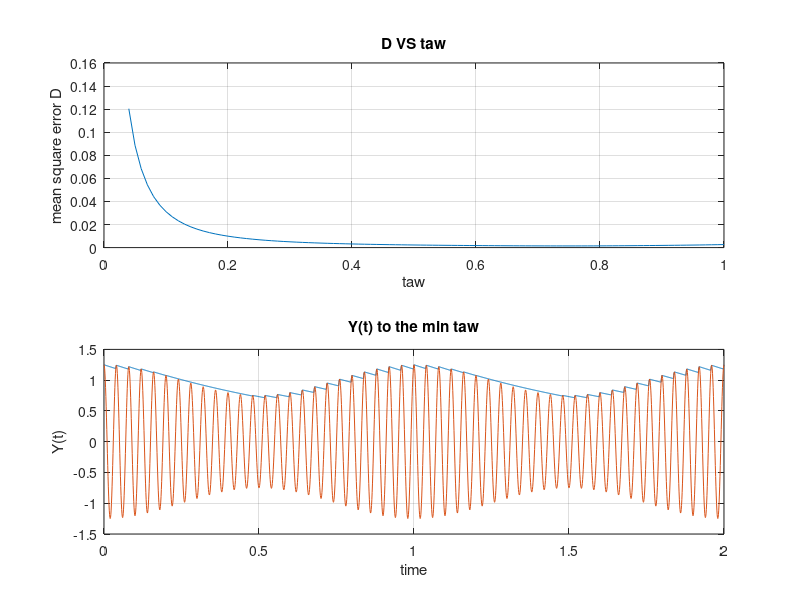

This figure's MATLAB source:
t= 0:0.001:2;
st=1*(1 + 0.25 * cos(2 * pi * 1 * t)).* cos(2 * pi * 25 * t);
%plot(t,st);

absf=(1 + 0.25 * cos(2 * pi * 1 * t));
env= abs(absf);
%plot(t,absf);


taw= 0.04:0.01:1;

Y=zeros(1,2001);
arr_sum=zeros(1,97);
To=0;
b=0;
for i = 1:1:97
    
    for j=1:1:2001
        if st(j)< (b*exp(-1*((t(j)-To)/taw(i))))
            Y(j)= (b*exp(-1*((t(j)-To)/taw(i))));
        else
            Y(j)=st(j);
            
            if st(j)== env(j)
            b=st(j);
            To=t(j);
            end
          
        end
        
    end
        
    sum=0;
    for x= 1:1:2001
        sum= sum + (env(x) - Y(x))^2;
    end
    arr_sum(i)=sum/2001;
    To=0;
    b=0;
    
end

m=min(arr_sum);

for i= 1:1:97
    if m==arr_sum(i)
        index=i;
    end
end

disp(taw(index));

subplot(2,1,1);
plot(taw, arr_sum);
title('D VS taw');
xlabel('taw');
ylabel('mean square error D');
grid on;





arr=zeros(1,97);
Yn=zeros(1,2001);
To=0;
b=0;
for i = 1:1:97
    
    for j=1:1:2001
        if st(j)< (b*exp(-1*((t(j)-To)/taw(index))))
            Yn(j)= (b*exp(-1*((t(j)-To)/taw(index))));
        else
            Yn(j)=st(j);
            
            if st(j)== env(j)
            b=st(j);
            To=t(j);
            end
        end
    end
        
    To=0;
    b=0;
end

subplot(2,1,2);
plot(t,Yn,t,st);
%plot(t,Yn,t,st,t,Y);
title('Y(t) to the min taw');
xlabel('time');
ylabel('Y(t)');
grid on;


